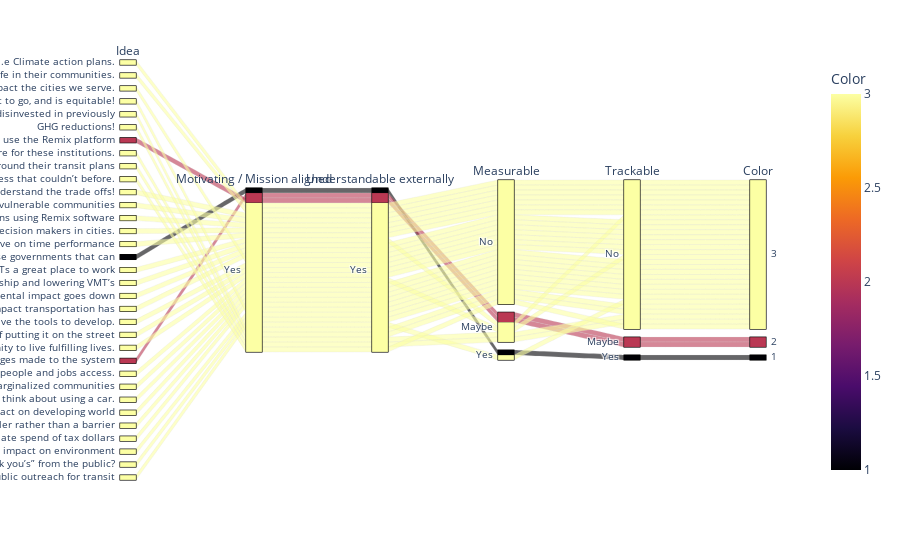

The cell this chart's notebook holds for it:
### Code cell
px.parallel_categories(df, color='Color',color_continuous_scale='Inferno')

### Figure 1 — Plotly figure (JSON) as saved in the notebook; plotly's stock layout.template omitted (floating-point values rounded to 4 significant figures)
{"data": [{"dimensions": [{"label": "Idea", "values": ["Achieve sustainability goals, I.e Climate action plans.", "My hope is that cities can improve access to resources through transportation to improve the overall quality of life in their communities.", "Twice removed, I hope to serve the employees of Remix by providing a formal professional development program that will enable each and every one of you to impact the cities we serve.", "Better transit - and making it easier for planners to make transit better. Better transit is more frequent, faster, goes where you need it to go, and is equitable!", "Remix can help governments bring better transportation to vulnerable communities that have been disproportionately impacted / disinvested in previously", "GHG reductions!", "Trends in public transit ridership in cities that use the Remix platform", "Public confidence and trust in their city government and transit system. Like, a high NPS score for these institutions.", "Create more time for transit agencies to craft a narrative around their transit plans", "Democratizing Street Design - how many new people that are involved in the design process that couldn’t before.", "I hope city planners can better communicate and implement plans that create more livable cities and don’t get stuck because of people who don’t understand the trade offs!", "Increasing access to economic and social opportunities through transit and mobility options for disadvantaged / vulnerable communities", "Aggregate time saved by riders who benefited from system redesigns using Remix software", "Empower planners and make their job easier, help to make transit accessible to all, and make transit more obviously valuable and well supported by the public but especially by the financial decision makers in cities.", "Sachin: enable agencies to measure and improve on time performance", "Giving Remix away for free to places that can’t afford us; offset by those governments that can", "Make transit agencies and DOTs a great place to work", "Help the climate by increasing ridership and lowering VMT’s", "Access and mobility for all humans goes up, environmental impact goes down", "help reduce environmental impact transportation has", "I want to help cities build the transit systems and planning teams of their dreams, both by making their current workflows easier and to give them software that lets them express their loftier goals that they previously didn't have the tools to develop.", "Enabling planners who do impact the riding public do their jobs better. To allow for planners to make more impacts on their city in a meaningful way rather than just put a mode of transport on the street for the sake of putting it on the street", "I always think about the impact as being on the planners. When I was working in rural Arkansas before joining Remix I was regularly hamstrung by not having the right tools to help make informed decisions for/with communities. So I think of enabling past me and present others to drive more informed decision making for their communities. Which would then allow planners to make more equitable decisions for cities - which leads to better cities. Better cities are accessible - jobs, daily needs, activities, education - and allow everyone the opportunity to live fulfilling lives.", "Increase the speed and ease of making changes to a transit system. Quantifiable: the overall number of GTFS publishes from agencies using remix / total population of all governments using remix / the rate of change of the changes made to the system", "Went a slightly different route with measuring our impact to date: how many redesigns has Remix helped with? Of these redesigns, what are the outcomes in people and jobs access.", "Transportation justice: I want to improve accessibility for marginalized communities. I’d love to see that cities are using remix to improve accessibility in low-income and/or marginalized communities", "Help cities to build infrastructures that allow people move freely and safely and in equitable way. To me one of the best cities are the ones where I can explore the city by walking or by riding public transit and can easily get from one part to another and not even think about using a car.", "-impact on developing world", "-ensuring transit is an enabler rather than a barrier", "-appropriate spend of tax dollars", "-responsible impact on environment", "A thought that was prompted by Alex from Samtrans: can remix enable planners / staff to get more “thank you’s” from the public?", "Public outreach for transit"]}, {"label": "Motivating / Mission aligned", "values": ["Yes", "Yes", "Yes", "Yes", "Yes", "Yes", "Yes", "Yes", "Yes", "Yes", "Yes", "Yes", "Yes", "Yes", "Yes", "Yes", "Yes", "Yes", "Yes", "Yes", "Yes", "Yes", "Yes", "Yes", "Yes", "Yes", "Yes", "Yes", "Yes", "Yes", "Yes", "Yes", "Yes"]}, {"label": "Understandable externally", "values": ["Yes", "Yes", "Yes", "Yes", "Yes", "Yes", "Yes", "Yes", "Yes", "Yes", "Yes", "Yes", "Yes", "Yes", "Yes", "Yes", "Yes", "Yes", "Yes", "Yes", "Yes", "Yes", "Yes", "Yes", "Yes", "Yes", "Yes", "Yes", "Yes", "Yes", "Yes", "Yes", "Yes"]}, {"label": "Measurable", "values": ["No", "No", "No", "No", "No", "No", "Maybe", "Maybe", "Maybe", "No", "No", "No", "No", "No", "No", "Yes", "Maybe", "No", "No", "No", "No", "No", "No", "Maybe", "Maybe", "No", "No", "No", "No", "No", "No", "No", "Yes"]}, {"label": "Trackable", "values": ["No", "No", "No", "No", "No", "No", "Maybe", "No", "No", "No", "No", "No", "No", "No", "No", "Yes", "No", "No", "No", "No", "No", "No", "No", "Maybe", "No", "No", "No", "No", "No", "No", "No", "No", "No"]}, {"label": "Color", "values": [3, 3, 3, 3, 3, 3, 2, 3, 3, 3, 3, 3, 3, 3, 3, 1, 3, 3, 3, 3, 3, 3, 3, 2, 3, 3, 3, 3, 3, 3, 3, 3, 3]}], "domain": {"x": [0, 1], "y": [0, 1]}, "line": {"color": [3, 3, 3, 3, 3, 3, 2, 3, 3, 3, 3, 3, 3, 3, 3, 1, 3, 3, 3, 3, 3, 3, 3, 2, 3, 3, 3, 3, 3, 3, 3, 3, 3], "coloraxis": "coloraxis"}, "name": "", "type": "parcats"}], "layout": {"coloraxis": {"colorbar": {"title": {"text": "Color"}}, "colorscale": [[0, "#000004"], [0.1111, "#1b0c41"], [0.2222, "#4a0c6b"], [0.3333, "#781c6d"], [0.4444, "#a52c60"], [0.5556, "#cf4446"], [0.6667, "#ed6925"], [0.7778, "#fb9b06"], [0.8889, "#f7d13d"], [1, "#fcffa4"]]}, "legend": {"tracegroupgap": 0}, "margin": {"t": 60}}}
